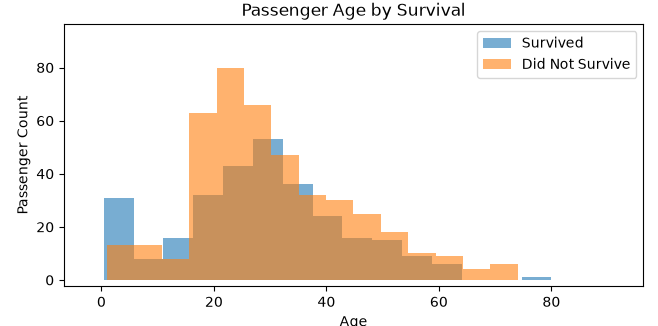

The Python source for this figure:
import pandas as pd
import matplotlib.pyplot as plt

df = pd.read_csv(
    r"C:\Development\python\data_science\dataset\titanic.csv"
)

survived = df[df["Survived"] == 1]["Age"].dropna()
not_survived = df[df["Survived"] == 0]["Age"].dropna()

plt.hist(survived, bins=15, alpha=0.6, label="Survived")
plt.hist(not_survived, bins=15, alpha=0.6, label="Did Not Survive")

plt.title("Passenger Age by Survival")
plt.xlabel("Age")
plt.ylabel("Passenger Count")
plt.legend()
plt.tight_layout()
plt.show()
